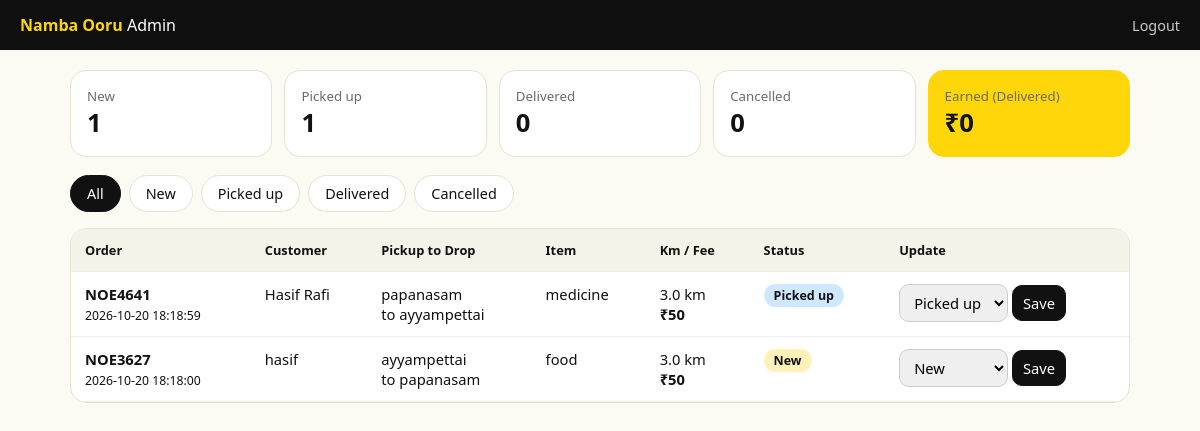
/admin (signed in), run on the app's committed database.
### tables this page shows
CREATE TABLE orders (
                id INTEGER PRIMARY KEY AUTOINCREMENT,
                code TEXT UNIQUE,
                name TEXT,
                pickup TEXT,
                drop_loc TEXT,
                item TEXT,
                km REAL,
                fee INTEGER,
                status TEXT DEFAULT 'New',
                created_at TEXT DEFAULT CURRENT_TIMESTAMP
            );

### app.py (the view)
@app.route("/admin")
def admin():
    if not is_admin():
        return redirect(url_for("admin_login"))
    selected = request.args.get("status", "")
    with get_db() as db:
        if selected in STATUSES:
            orders = db.execute(
                "SELECT * FROM orders WHERE status=? ORDER BY id DESC", (selected,)
            ).fetchall()
        else:
            orders = db.execute("SELECT * FROM orders ORDER BY id DESC").fetchall()
        counts = {s: 0 for s in STATUSES}
        for row in db.execute("SELECT status, COUNT(*) c FROM orders GROUP BY status"):
            counts[row["status"]] = row["c"]
        earned = db.execute(
            "SELECT COALESCE(SUM(fee),0) FROM orders WHERE status='Delivered'"
        ).fetchone()[0]
    return render_template("admin.html", orders=orders, statuses=STATUSES,
                           counts=counts, selected=selected, earned=earned)

### app.py (called while the page is built)
def get_db():
    conn = sqlite3.connect(DB)
    conn.row_factory = sqlite3.Row
    return conn

def is_admin():
    return session.get("admin") is True

### templates/admin.html (shortened to what this page needs)
<!doctype html>
<html lang="en">
<head>
</head>
<body>
<header>
  <span><b>Namba Ooru</b> Admin</span>
  <a href="{{ url_for('admin_logout') }}">Logout</a>
</header>
<main>
  <div class="stats">
    {% for s in statuses %}
    <div class="stat"><small>{{ s }}</small><b>{{ counts[s] }}</b></div>
    {% endfor %}
    <div class="stat y"><small>Earned (Delivered)</small><b>₹{{ earned }}</b></div>
  </div>
  <div class="tabs">
    <a href="{{ url_for('admin') }}" class="{{ 'on' if not selected }}">All</a>
    {% for s in statuses %}
    <a href="{{ url_for('admin', status=s) }}" class="{{ 'on' if selected == s }}">{{ s }}</a>
    {% endfor %}
  </div>
  <div class="wrapt">
    {% if orders %}
    <table>
      <tr><th>Order</th><th>Customer</th><th>Pickup to Drop</th><th>Item</th><th>Km / Fee</th><th>Status</th><th>Update</th></tr>
      {% for o in orders %}
      <tr>
        <td><span class="code">{{ o.code }}</span><br><small>{{ o.created_at }}</small></td>
        <td>{{ o.name or "-" }}</td>
        <td>{{ o.pickup }}<br>to {{ o.drop_loc }}</td>
        <td>{{ o.item }}</td>
        <td>{{ o.km }} km<br><b>₹{{ o.fee }}</b></td>
        <td><span class="pill {{ o.status.split()[0] }}">{{ o.status }}</span></td>
        <td>
          <form method="post" action="{{ url_for('admin_status', order_id=o.id) }}">
            <select name="status">
              {% for s in statuses %}
              <option value="{{ s }}" {{ 'selected' if s == o.status }}>{{ s }}</option>
              {% endfor %}
            </select>
            <button type="submit">Save</button>
          </form>
        </td>
      </tr>
      {% endfor %}
    </table>
    {% else %}
    <div class="empty">No orders here yet.</div>
    {% endif %}
  </div>
</main>
</body>
</html>

### templates/admin.html (style rules this page uses)
* { box-sizing:border-box }
body { margin:0;background:#fbfaf3;font-family:"Segoe UI",sans-serif;color:#111 }
header { background:#0f0f0f;color:#fff;padding:14px 20px;display:flex;justify-content:space-between;align-items:center }
header b { color:#FFD60A }
header a { color:#ccc;text-decoration:none;font-size:.9rem }
main { max-width:1100px;margin:0 auto;padding:20px }
.stats { display:grid;grid-template-columns:repeat(auto-fit,minmax(140px,1fr));gap:12px;margin-bottom:18px }
.stat { background:#fff;border:1px solid #e6e3d4;border-radius:16px;padding:16px }
.stat small { color:#6b6b63;display:block }
.stat b { font-size:1.6rem }
.stat.y { background:#FFD60A;border-color:#FFD60A }
.tabs { display:flex;gap:8px;flex-wrap:wrap;margin-bottom:16px }
.tabs a { padding:8px 16px;border-radius:999px;background:#fff;border:1px solid #e6e3d4;text-decoration:none;color:#111;font-size:.9rem }
.tabs a.on { background:#111;color:#fff;border-color:#111 }
.wrapt { overflow-x:auto;background:#fff;border:1px solid #e6e3d4;border-radius:16px }
table { width:100%;border-collapse:collapse;min-width:820px }
th,td { padding:12px 14px;text-align:left;border-bottom:1px solid #eee;vertical-align:top;font-size:.92rem }
th { background:#f5f3e8;font-size:.8rem }
.code { font-weight:700 }
.pill { display:inline-block;padding:3px 10px;border-radius:999px;font-size:.78rem;font-weight:700 }
.New { background:#fff1b8 }
.Picked { background:#cfe8ff }
select,button { font:inherit;padding:7px 10px;border-radius:10px;border:1px solid #ccc }
button { background:#111;color:#fff;border-color:#111;cursor:pointer }

### data on the page
orders: status "New", id "1", code "NOE3627", created_at "2026-10-20 18:18:00", name "hasif", pickup "ayyampettai", drop_loc "papanasam", item "food", km "3.0", fee "50"
orders: code "NOE4641", created_at "2026-10-20 18:18:59", name "Hasif Rafi", pickup "papanasam", drop_loc "ayyampettai", item "medicine", km "3.0", fee "50", status "Picked up"

### other printed values
{{ s }} "Picked up" "Delivered" "Cancelled"
{{ counts[s] }} "1" "0" "0"
{{ earned }} "0"
{{ s }} "New" "Picked up" "Delivered" "Cancelled"
form field status "Picked up"
form field status "New"
